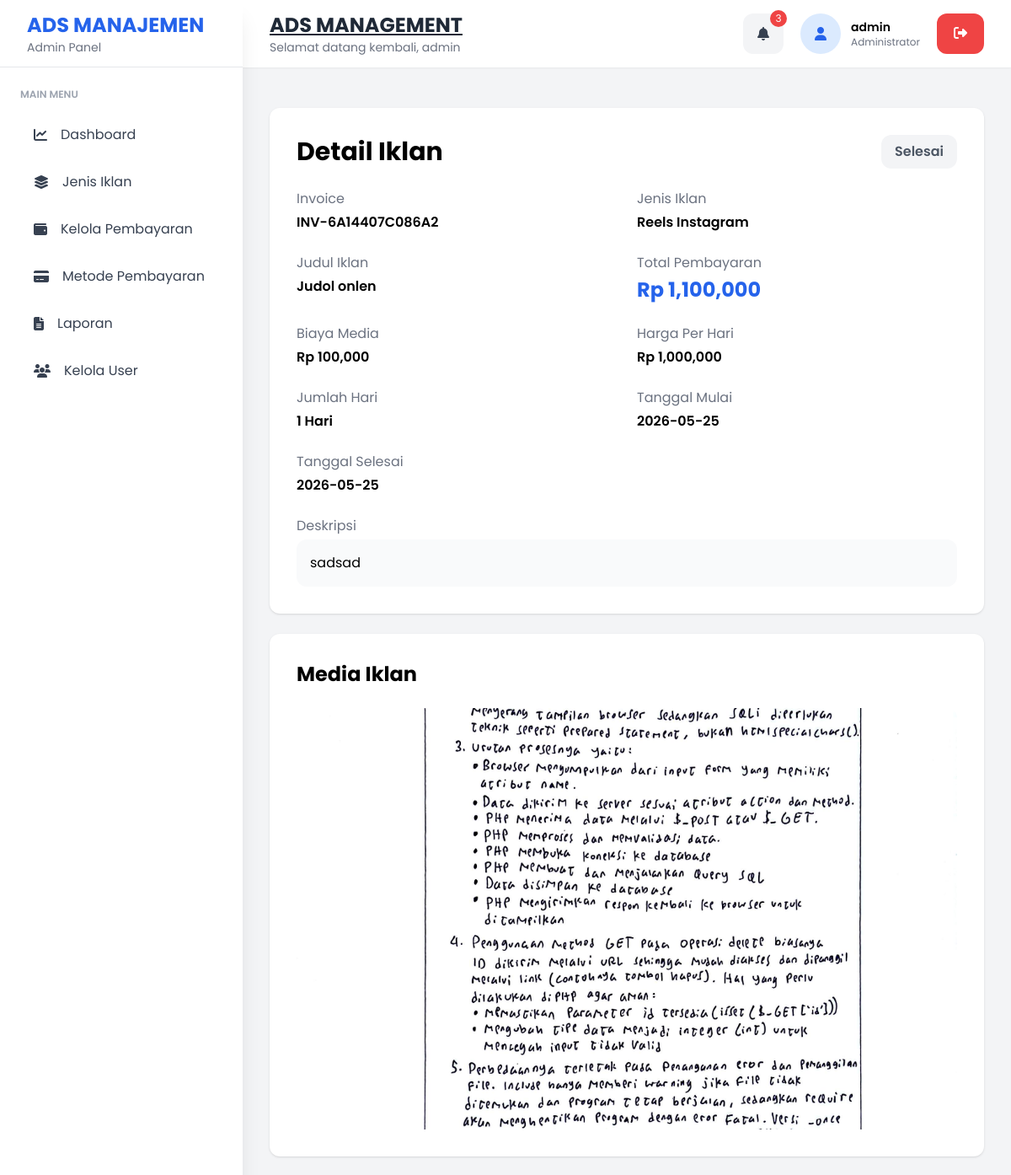
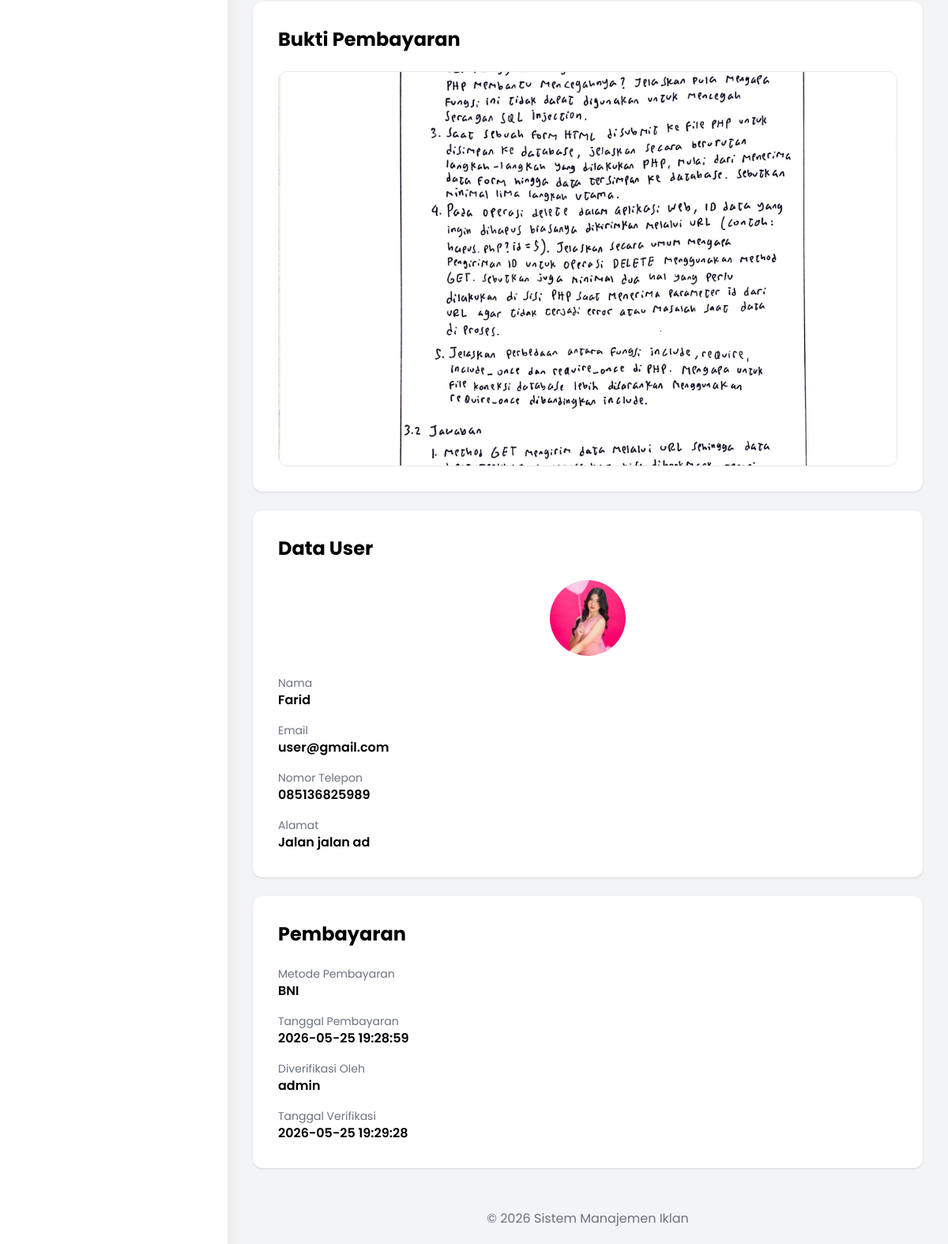
/sistem-manajemen-iklan/admin/laporan/detail.php?id=11 (signed in), run on the app's committed database (2 pictures, top to bottom).
### tables this page shows
CREATE TABLE `iklan` (
  `id` int NOT NULL,
  `user_id` int NOT NULL,
  `judul_iklan` varchar(255) NOT NULL,
  `deskripsi` text NOT NULL,
  `media` varchar(255) NOT NULL,
  `jenis_iklan` enum('Reels Instagram','Video TikTok','Story Instagram','Postingan Instagram','Popup Website') NOT NULL,
  `durasi` int NOT NULL,
  `harga_dasar` bigint DEFAULT NULL,
  `harga_per_hari` bigint DEFAULT NULL,
  `jumlah_hari` int DEFAULT NULL,
  `harga` bigint NOT NULL,
  `kode_pembayaran` varchar(100) NOT NULL,
  `status` enum('Belum Dibayar','Pending','Proses','Aktif','Selesai') NOT NULL DEFAULT 'Belum Dibayar',
  `tanggal_mulai` date DEFAULT NULL,
  `tanggal_selesai` date DEFAULT NULL,
  `created_at` timestamp NULL DEFAULT CURRENT_TIMESTAMP,
  `tipe_media` enum('foto','video') NOT NULL,
  `jenis_iklan_id` int NOT NULL,
  `metode_pembayaran_id` int DEFAULT NULL,
  `bukti_pembayaran` varchar(255) DEFAULT NULL,
  `tanggal_pembayaran` datetime DEFAULT NULL,
  `diverifikasi_oleh` int DEFAULT NULL,
  `tanggal_verifikasi` datetime DEFAULT NULL
);

CREATE TABLE `jenis_iklan` (
  `id` int NOT NULL,
  `nama_jenis` varchar(100) NOT NULL,
  `tipe_media` enum('foto','video','keduanya') NOT NULL,
  `harga_foto` bigint DEFAULT NULL,
  `harga_video_per5detik` bigint DEFAULT NULL,
  `created_at` timestamp NULL DEFAULT CURRENT_TIMESTAMP,
  `harga_per_hari` bigint NOT NULL DEFAULT '0'
);

CREATE TABLE `users` (
  `id` int NOT NULL,
  `nama` varchar(100) NOT NULL,
  `email` varchar(100) NOT NULL,
  `password` varchar(255) NOT NULL,
  `role` enum('admin','user') DEFAULT 'user',
  `created_at` timestamp NULL DEFAULT CURRENT_TIMESTAMP,
  `foto` varchar(255) DEFAULT NULL,
  `no_telp` varchar(20) DEFAULT NULL,
  `alamat` text
);

CREATE TABLE `metode_pembayaran` (
  `id` int NOT NULL,
  `judul` varchar(100) NOT NULL,
  `foto` varchar(255) DEFAULT NULL,
  `deskripsi` text NOT NULL,
  `created_at` timestamp NULL DEFAULT CURRENT_TIMESTAMP
);

### sistem-manajemen-iklan/admin/laporan/detail.php (the view, shortened to what this page needs)
<?php
include "../../config/koneksi.php";
$id = $_GET['id'];
$query = mysqli_query($conn,
    "SELECT
        iklan.*,
        users.nama,
        users.email,
        users.no_telp,
        users.alamat,
        users.foto,
        jenis_iklan.nama_jenis,
        metode_pembayaran.judul as metode,
        metode_pembayaran.foto as foto_metode,
        admin.nama as nama_admin
    FROM iklan
    JOIN users
    ON iklan.user_id = users.id
    JOIN jenis_iklan
    ON iklan.jenis_iklan_id = jenis_iklan.id
    LEFT JOIN metode_pembayaran
    ON iklan.metode_pembayaran_id =
       metode_pembayaran.id
    LEFT JOIN users as admin
    ON iklan.diverifikasi_oleh = admin.id
    WHERE iklan.id='$id'"
);
$data = mysqli_fetch_assoc($query);
?>
<!DOCTYPE html>
<html>
<head>
    <script src="https://cdn.tailwindcss.com"></script>
</head>
<body class="bg-gray-100">
<?php include "../layouts/header.php"; ?>
<?php include "../layouts/sidebar.php"; ?>
<?php include "../layouts/topbar.php"; ?>
<div class="lg:ml-72 mt-24 p-4 lg:p-8">
    <div class="grid grid-cols-1 xl:grid-cols-3 gap-6">
        <div class="xl:col-span-2 space-y-6">
            <div class="bg-white p-5 lg:p-8 rounded-xl shadow">
                <div class="flex flex-col lg:flex-row lg:justify-between lg:items-center gap-4 mb-6">
                    <h2 class="text-2xl lg:text-3xl font-bold">
                        Detail Iklan
                    </h2>
                    <?php
                    $warna = '';
                    if ($data['status'] == 'Belum Dibayar') {
                        $warna =
                        'bg-red-100 text-red-600';
                    }
                    elseif ($data['status'] == 'Pending') {
                        $warna =
                        'bg-orange-100 text-orange-600';
                    }
                    elseif ($data['status'] == 'Proses') {
                        $warna =
                        'bg-yellow-100 text-yellow-600';
                    }
                    elseif ($data['status'] == 'Aktif') {
                        $warna =
                        'bg-green-100 text-green-600';
                    }
                    else {
                        $warna =
                        'bg-gray-100 text-gray-600';
                    }
                    ?>
                    <span class="<?= $warna; ?> px-3 lg:px-4 py-2 rounded-xl font-semibold text-sm lg:text-base">
                        <?= $data['status']; ?>
                    </span>
                </div>
                <div class="grid grid-cols-1 md:grid-cols-2 gap-6">
                    <div>
                        <p class="text-gray-500 mb-1">
                            Invoice
                        </p>
                        <p class="font-semibold break-words">
                            <?= $data['kode_pembayaran']; ?>
                        </p>
                    </div>
                    <div>
                        <p class="text-gray-500 mb-1">
                            Jenis Iklan
                        </p>
                        <p class="font-semibold">
                            <?= $data['nama_jenis']; ?>
                        </p>
                    </div>
                    <div>
                        <p class="text-gray-500 mb-1">
                            Judul Iklan
                        </p>
                        <p class="font-semibold break-words">
                            <?= $data['judul_iklan']; ?>
                        </p>
                    </div>
                    <div>
                        <p class="text-gray-500 mb-1">
                            Total Pembayaran
                        </p>
                        <p class="text-xl lg:text-2xl font-bold text-blue-600 break-words">
                            Rp <?= number_format($data['harga']); ?>
                        </p>
                    </div>
                    <div>
                        <p class="text-gray-500 mb-1">
                            Biaya Media
                        </p>
                        <p class="font-semibold">
                            Rp <?= number_format($data['harga_dasar']); ?>
                        </p>
                    </div>
                    <div>
                        <p class="text-gray-500 mb-1">
                            Harga Per Hari
                        </p>
                        <p class="font-semibold">
                            Rp <?= number_format($data['harga_per_hari']); ?>
                        </p>
                    </div>
                    <div>
                        <p class="text-gray-500 mb-1">
                            Jumlah Hari
                        </p>
                        <p class="font-semibold">
                            <?= $data['jumlah_hari']; ?> Hari
                        </p>
                    </div>
                    <div>
                        <p class="text-gray-500 mb-1">
                            Tanggal Mulai
                        </p>
                        <p class="font-semibold">
                            <?= $data['tanggal_mulai']; ?>
                        </p>
                    </div>
                    <div>
                        <p class="text-gray-500 mb-1">
                            Tanggal Selesai
                        </p>
                        <p class="font-semibold">
                            <?= $data['tanggal_selesai']; ?>
                        </p>
                    </div>
                    <div class="md:col-span-2">
                        <p class="text-gray-500 mb-1">
                            Deskripsi
                        </p>
                        <div class="bg-gray-50 p-4 rounded-xl break-words">
                            <?= nl2br($data['deskripsi']); ?>
                        </div>
                    </div>
                </div>
            </div>
            <div class="bg-white p-5 lg:p-8 rounded-xl shadow">
                <h2 class="text-xl lg:text-2xl font-bold mb-6">
                    Media Iklan
                </h2>
                <?php if($data['tipe_media'] == 'foto') : ?>
                    <img src="../../assets/uploads/iklan/<?= $data['media']; ?>"
                         class="w-full rounded-xl max-h-[500px] object-cover">
                <?php endif; ?>
            </div>
            <?php if($data['bukti_pembayaran']) : ?>
            <div class="bg-white p-5 lg:p-8 rounded-xl shadow">
                <h2 class="text-xl lg:text-2xl font-bold mb-6">
                    Bukti Pembayaran
                </h2>
                <img src="../../assets/uploads/bukti_pembayaran/<?= $data['bukti_pembayaran']; ?>"
                     class="w-full rounded-xl border cursor-pointer hover:scale-[1.01] transition max-h-[500px] object-cover"
                     onclick="openModal(this.src)">
            </div>
            <?php endif; ?>
        </div>
        <div class="space-y-6">
            <div class="bg-white p-5 lg:p-8 rounded-xl shadow">
                <h2 class="text-xl lg:text-2xl font-bold mb-6">
                    Data User
                </h2>
                <div class="text-center mb-6">
                    <?php if($data['foto']) : ?>
                        <img src="../../assets/uploads/profil/<?= $data['foto']; ?>"
                             class="w-20 h-20 lg:w-24 lg:h-24 rounded-full object-cover mx-auto">
                    <?php else : ?>
                        <div class="w-20 h-20 lg:w-24 lg:h-24 rounded-full bg-gray-200 mx-auto"></div>
                    <?php endif; ?>
                </div>
                <div class="space-y-4">
                    <div>
                        <p class="text-gray-500 text-sm">
                            Nama
                        </p>
                        <p class="font-semibold break-words">
                            <?= $data['nama']; ?>
                        </p>
                    </div>
                    <div>
                        <p class="text-gray-500 text-sm">
                            Email
                        </p>
                        <p class="font-semibold break-words">
                            <?= $data['email']; ?>
                        </p>
                    </div>
                    <div>
                        <p class="text-gray-500 text-sm">
                            Nomor Telepon
                        </p>
                        <p class="font-semibold">
                            <?= $data['no_telp']
                                ? $data['no_telp']
                                : '-'; ?>
                        </p>
                    </div>
                    <div>
                        <p class="text-gray-500 text-sm">
                            Alamat
                        </p>
                        <p class="font-semibold break-words">
                            <?= $data['alamat']
                                ? $data['alamat']
                                : '-'; ?>
                        </p>
                    </div>
                </div>
            </div>
            <div class="bg-white p-5 lg:p-8 rounded-xl shadow">
                <h2 class="text-xl lg:text-2xl font-bold mb-6">
                    Pembayaran
                </h2>
                <div class="space-y-4">
                    <div>
                        <p class="text-gray-500 text-sm">
                            Metode Pembayaran
                        </p>
                        <p class="font-semibold">
                            <?= $data['metode']
                                ? $data['metode']
                                : '-'; ?>
                        </p>
                    </div>
                    <div>
                        <p class="text-gray-500 text-sm">
                            Tanggal Pembayaran
                        </p>
                        <p class="font-semibold">
                            <?= $data['tanggal_pembayaran']
                                ? $data['tanggal_pembayaran']
                                : '-'; ?>
                        </p>
                    </div>
                    <div>
                        <p class="text-gray-500 text-sm">
                            Diverifikasi Oleh
                        </p>
                        <p class="font-semibold">
                            <?= $data['nama_admin']
                                ? $data['nama_admin']
                                : 'Belum Diverifikasi'; ?>
                        </p>
                    </div>
                    <div>
                        <p class="text-gray-500 text-sm">
                            Tanggal Verifikasi
                        </p>
                        <p class="font-semibold">
                            <?= $data['tanggal_verifikasi']
                                ? $data['tanggal_verifikasi']
                                : '-'; ?>
                        </p>
                    </div>
                </div>
            </div>
        </div>
    </div>
</div>
<?php include "../layouts/footer.php"; ?>
</body>
</html>

### sistem-manajemen-iklan/admin/layouts/header.php (style rules this page uses)
* { font-family: 'Poppins', sans-serif; }
body { background: #f3f4f6; }

### data on the page
iklan: status "Selesai", kode_pembayaran "INV-6A14407C086A2", jenis_iklan.nama_jenis "Reels Instagram", judul_iklan "Judol onlen", harga "1,100,000", harga_dasar "100,000", harga_per_hari "1,000,000", jumlah_hari "1", tanggal_mulai "2026-05-25", tanggal_selesai "2026-05-25", deskripsi "sadsad", media (picture), bukti_pembayaran (picture), user.foto (picture), user.nama "Farid", user.email "user@gmail.com", user.no_telp "085136825989", user.alamat "Jalan jalan ad", metode_pembayaran.judul "BNI", tanggal_pembayaran "2026-05-25 19:28:59", users.nama "admin", tanggal_verifikasi "2026-05-25 19:29:28"

### other printed values
$_SESSION['nama'] "admin"
$totalNotif "3"
